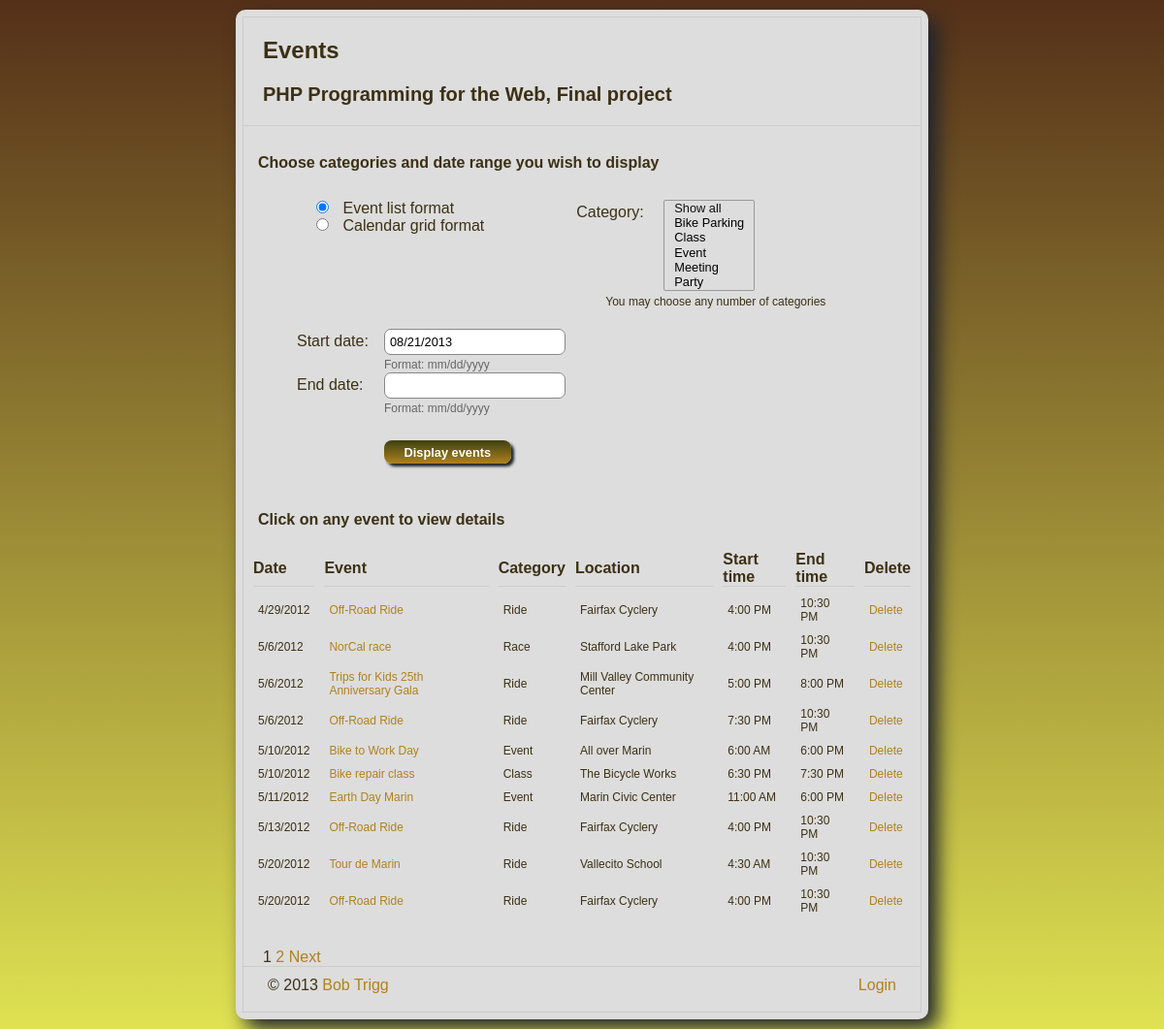
/list_events.php, run on the app's committed database.
### tables this page shows
CREATE TABLE IF NOT EXISTS `events` (
  `event_id` smallint(5) unsigned NOT NULL AUTO_INCREMENT,
  `cat_id` smallint(6) NOT NULL,
  `event_name` varchar(40) NOT NULL,
  `description` varchar(400) DEFAULT NULL,
  `event_date` date NOT NULL,
  `location` varchar(60) NOT NULL,
  `address` varchar(60) DEFAULT NULL,
  `city` varchar(25) DEFAULT NULL,
  `state` char(2) DEFAULT NULL,
  `start_time` time DEFAULT NULL,
  `end_time` time DEFAULT NULL,
  PRIMARY KEY (`event_id`),
  KEY `event_date` (`event_date`)
);

CREATE TABLE IF NOT EXISTS `category` (
  `cat_id` smallint(5) unsigned NOT NULL AUTO_INCREMENT,
  `cat_name` varchar(20) NOT NULL,
  PRIMARY KEY (`cat_id`),
  UNIQUE KEY `cat_name` (`cat_name`)
);

### includes/db_functions.inc.php (called while the page is built, shortened)
<?php
function return_resource($dbc, $query_string) {
	$user_resource = mysqli_query($dbc, $query_string);
	if ($user_resource) {
		return mysqli_fetch_array($user_resource);
	} else {
		return false;
	}
}
function get_num_rows($dbc, $table_name, $where_clause=NULL) {
		$query_string = "SELECT count(*) " .
						" FROM $table_name ";
		$return_array = return_resource($dbc, $query_string);
		return $return_array[0];
	}
function get_list($dbc, $table_name, $start_rec = 1, $num_rows = ROWS_PER_PAGE, $sort_field = NULL, $join_clause = NULL, $where_clause=NULL) {
		$query_string = "SELECT * FROM $table_name ";
		if (!is_null($join_clause)) {
			$query_string .= " " . $join_clause . " ";
		}
		if (!is_null($where_clause)) {
			$query_string .= " " . $where_clause . " ";
		}
		if (!is_null($sort_field)) {
			$query_string .= " ORDER BY $sort_field ";
		}
		$query_string .= " LIMIT $start_rec, $num_rows ";
		return mysqli_query($dbc, $query_string);
	}
?>

### includes/check_access_level.inc.php (called while the page is built, shortened)
<?php
$is_admin = false;
$is_editor = false;
?>

### includes/set_page_vars.inc.php (called while the page is built)
<?php
if ($total_num_rows > ROWS_PER_PAGE) {
	$start_rec = (($page_num - 1) * ROWS_PER_PAGE);
	$num_page_rows = min(($total_num_rows - $start_rec), ROWS_PER_PAGE);
} else {
	$start_rec = 0;
	$num_page_rows = $total_num_rows;
}
?>

### includes/functions.inc.php (called while the page is built, shortened)
<?php
function display_date($date) {
	list($year,$month,$day) = explode('-',$date);
	$month = (int) $month;
	$day = (int) $day;
	return $month . "/" . $day . "/" . $year;
}
function display_time($time) {
	list($hour,$minute,$second) = explode(':',$time);
	$am_pm = ($hour >= 12) ? 'PM' : 'AM';
	$hour = $hour > 12 ? $hour -12 : $hour;
	if ($hour < 10 && strlen($hour) > 1) {
		$hour = substr($hour, 1,1);
	}
	$display_time = $hour . ":" . $minute . " " . $am_pm;
	return $display_time;
}
?>

### list_events.php (the view, shortened to what this page needs)
<?php
include('includes/check_access_level.inc.php');
require_once('includes/db_functions.inc.php');
require_once('includes/functions.inc.php');
$where_clause = '';
$header_title = 'Events';
$header_subtitle = 'PHP Programming for the Web, Final project';
include('includes/header.inc.php');
if (isset($_GET['page_num'])) {
	$page_num = $_GET['page_num'];
} else {
	$page_num = 1;
}
$start_date = date('m/d/Y');
$end_date = '';
$total_num_rows = get_num_rows($dbc, 'events');
require_once('includes/set_page_vars.inc.php');
$join_clause = "INNER JOIN category USING (cat_id)";
$row_resource = get_list($dbc, 'events', $start_rec, $num_page_rows, 'event_date ASC, start_time ASC', $join_clause, $where_clause);
?>
<h3>Choose categories and date range you wish to display</h3>
<form name="event_selector" id="event_selector" method="POST" action="list_events.php">
	<p class="formats">
		<input type="radio" name="format" value="list" checked /> Event list format<br />
		<input type="radio" name="format" value="grid" /> Calendar grid format<br />
	</p>
	<p class="event_selector">
		<span class="label" style="width:100px;"><label for="cat_select">Category:&nbsp;&nbsp;&nbsp;</label></span>
		<select multiple size="<?php echo min(6, $num_cats = get_num_rows($dbc,'category')); ?>" name="cat_select[]">
			<option value="0" selected>Show all</option>
			<?php
				$cat_list = get_list($dbc, 'category', 0, $num_cats, 'cat_name');
				while ($event = mysqli_fetch_array($cat_list)) {
					echo '<option value="' . $event['cat_id'] . '">' . $event['cat_name'] . '</option>\\n';
				}
			?>
		</select>
		<br><span style="font-size:75%;padding-left:40px;">You may choose any number of categories</span>
	</p>
	<p class="event_selector"">
		<label for="start_date">Start date:</label>
		<input name="start_date" type="text" id="start_date" size="15" maxlength="15" value="<?php echo $start_date; ?>">
		<br><span class="instruction">Format: mm/dd/yyyy</span>
	<br>
		<label for="end_date">End date:</label>
		<input name="end_date" type="text" id="end_date" size="15" maxlength="15" value="<?php echo $end_date; ?>">
		<br><span class="instruction">Format: mm/dd/yyyy</span>
	</p>
	<p><input type="submit" name="submit" value="Display events" /></p>
</form>
<h3>Click on any event to <?php echo $is_editor?'edit':'view'; ?> details</h3>
<table id="datatable" width="100%" cellspacing="10" cellpadding="0" border="0">
  <tr>
	<th width="30px">Date</th>
    <th>Event</th>
	<th>Category</th>
	<th>Location</th>
	<th>Start time</th>
	<th>End time</th>
	<th>Delete</th>
  </tr>
<?php
while ($event = mysqli_fetch_array($row_resource)) {
	echo "  <tr>\n";
	echo "    <td>" . display_date($event['event_date']) . "</td>\n";
	echo "    <td><a href=\"edit_event.php?id=" . $event['event_id'] . "\">" . $event['event_name'] . "</a></td>\n";
	echo "    <td>" . $event['cat_name'] . "</td>\n";
	echo "    <td>" . $event['location'] . "</td>\n";
	echo "    <td>" . display_time($event['start_time']) . "</td>\n";
	echo "    <td>" . display_time($event['end_time']) . "</td>\n";
		echo "    <td><a href=\"delete_event.php?id=" . $event['event_id'] . "\">Delete</a></td>\n";
	echo "  </tr>\n\n";
}
?>
</table>
<?php
$this_page_name = 'list_events';
include('includes/pagination.inc.php');
include('includes/footer.inc.php');
?>

### includes/header.inc.php (shortened to what this page needs)
<!DOCTYPE HTML>
<html>
<head>
<link href="css/style.css" rel="stylesheet" type="text/css">
<link href="css/form.css" rel="stylesheet" type="text/css">
</head>
<body>
<div id="wrapper">
	<div id="header">
		<h1><?php echo $header_title; ?></h1>
		<h2><?php echo $header_subtitle; ?></h2>
	</div>
	<div id="content">

### includes/pagination.inc.php (shortened to what this page needs)
<?php
if ($total_num_rows > ROWS_PER_PAGE) {
	echo "<p>";
	$num_pages = ceil( (float) $total_num_rows / (float) ROWS_PER_PAGE);
	for ($page = 1; $page <= $num_pages; $page++) {
		if ($page != $page_num) {
			echo "<a href=\"" . $this_page_name . ".php?page_num=$page\"> $page</a>";
		} else {
			echo " $page";
			}
		}
	if ($page_num != $num_pages) {
		echo "<a href=\"" . $this_page_name . ".php?page_num=" . ($page_num + 1) . "\"> Next</a>";
	}
	echo "</p>";
}
?>

### includes/footer.inc.php (shortened to what this page needs)
	</div>
	<div id="footer">
		<p style="float:left;padding-left:25px;">&copy;  <?php echo date("Y",time());?> <a href="http://www.bobtrigg.com">Bob Trigg</a></p>
		<p class="admin">
		<?php
			if (isset($is_admin) && $is_admin) {
				echo "<a href=\"list_users.php\">Users</a></p>\n";
			} else {
				echo "<a href=\"login.php\">Login</a></p>\n";
			}
		?>
	</div>
</div>
</body>
</html>

### css/style.css (style rules this page uses)
* { border:0; margin:0; padding:0; }
a { color:#B0811C; text-decoration:none; }
body { color:#3c3014; background: #F5F0BC url(../images/BlueSwirls.gif); font-family: Calibri, Verdana, Arial, sans-serif; font-size: 100%; }
#wrapper { height:auto; margin:20px auto; padding:7px; width:752px; }
#header { border: solid 1px #ccc; }
h1,h2,h3,h4 { font-family: Calibri, "Trebuchet MS", Arial, Helvetica, sans-serif; }
h3 { font-size: 100%; line-height:1.6em; padding: 25px 0 5px 15px; }
#header h1 { font-size:150%; text-align:left; padding:20px; }
#header h2 { font-size:125%; text-align:left; padding:0 20px 20px 20px; }
#content { border-right: solid #ccc 1px; border-left: solid #ccc 1px; }
#content p { padding:20px 20px 0 20px; }
#content form { padding: 10px 0; }
#content form p { padding: 10px 0 10px 45px; }
form input , form textarea, form select { position:relative; right:-100px; border: 1px #999 solid; font-family: Calibri, Verdana, Arial, sans-serif; font-size: 80%; }
form input[type=radio] { position:relative; right:10px; }
form select option { padding: 0 10px; }
.instruction { color: #666; padding-left: 100px; font-size: 75%; }
.formats { float: left; padding-top: 30px; font-size: 100%; margin:0 40px; }
.event_selector { float:left; padding: 5px 10px; }
#datatable { margin: 5px auto; }
#datatable th { text-align: left; font-weight: bold; border-bottom: 1px solid #ccc; }
#datatable td { font-size: 75%; padding: 0 5px; }
#footer { height:1.6em; border:1px solid #ccc; padding:10px 0; }
#footer .admin { float: right; padding-right: 25px; text-align: right; }

### css/form.css (style rules this page uses)
form * { background:transparent; }
input[type=text], input[type=password],input[type=submit],input[type=email], input[type=url],input[type=tel],input[type=number], input[type=datetime],textarea,button { -webkit-appearance:none; -moz-appearance:none; border:none; background:white; -webkit-border-radius:0; -moz-border-radius:0; border-radius:0; padding:5px; margin:0; }
body { background: #dfe252; background: -webkit-linear-gradient(#543019,#dfe252) no-repeat, #dfe252; background: -moz-linear-gradient(#543019,#dfe252) no-repeat, #dfe252; background: -ms-linear-gradient(#543019,#dfe252) no-repeat, #dfe252; background: -o-linear-gradient(#543019,#dfe252) no-repeat, #dfe252; background: linear-gradient(#543019,#dfe252) no-repeat, #dfe252; filter: progid:DXImageTransform.Microsoft.gradient( startColorstr='#543019',endColorstr='#dfe252',GradientType=0 ); }
#wrapper { width:960px; width:80%; margin:10px auto; max-width:700px; min-width:300px; background: #ddd; -webkit-border-radius:10px; -moz-border-radius:10px; border-radius:10px; -webkit-box-shadow: 10px 10px 20px #20242c; -moz-box-shadow: 10px 10px 20px #20242c; box-shadow: 10px 10px 20px #20242c; }
#wrapper h1 { color: #3c3014; padding-right:163px; }
label { position:absolute; line-height:1.6em; margin-left:10px; }
input[type="text"],input[type="email"],input[type="password"] { width:200px; width:50%; min-width:175px; border:1px solid #888; -webkit-border-radius:7px; -moz-border-radius:7px; border-radius:7px; }
input[type=submit] { width:80px; width:20%; min-width:100px; height:24px; margin-right:10px; margin-top:5px; padding-bottom:5px; border:0; color:#fff; font-weight:bold; cursor:pointer; background: #3c4112; background: -webkit-linear-gradient(#3c4112,#B0811C); background: -moz-linear-gradient(#3c4112,#B0811C); background: -ms-linear-gradient(#3c4112,#B0811C); background: -o-linear-gradient(#3c4112,#B0811C); background: linear-gradient(#3c4112,#B0811C); filter: progid:DXImageTransform.Micros oft.gradient( startColorstr='#3c4112',endColorstr='#B0811C',GradientType=0 ); -webkit-border-radius:8px; -moz-border-radius:8px; border-radius:8px; -webkit-box-shadow: 3px 3px 3px #20242c; -moz-box-shadow: 3px 3px 3px #20242c; box-shadow: 3px 3px 3px #20242c; }

### data on the page
events: event_date "4/29/2012", event_name "Off-Road Ride", cat.cat_name "Ride", location "Fairfax Cyclery", start_time "4:00 PM", end_time "10:30 PM"
events: event_date "5/6/2012", event_name "NorCal race", cat.cat_name "Race", location "Stafford Lake Park", start_time "4:00 PM", end_time "10:30 PM"
events: event_date "5/6/2012", event_name "Trips for Kids 25th Anniversary Gala", cat.cat_name "Ride", location "Mill Valley Community Center", start_time "5:00 PM", end_time "8:00 PM"
events: event_date "5/6/2012", event_name "Off-Road Ride", cat.cat_name "Ride", location "Fairfax Cyclery", start_time "7:30 PM", end_time "10:30 PM"
events: event_date "5/10/2012", event_name "Bike to Work Day", cat.cat_name "Event", location "All over Marin", start_time "6:00 AM", end_time "6:00 PM"
events: event_date "5/10/2012", event_name "Bike repair class", cat.cat_name "Class", location "The Bicycle Works", start_time "6:30 PM", end_time "7:30 PM"
events: event_date "5/11/2012", event_name "Earth Day Marin", cat.cat_name "Event", location "Marin Civic Center", start_time "11:00 AM", end_time "6:00 PM"
events: event_date "5/13/2012", event_name "Off-Road Ride", cat.cat_name "Ride", location "Fairfax Cyclery", start_time "4:00 PM", end_time "10:30 PM"
events: event_date "5/20/2012", event_name "Tour de Marin", cat.cat_name "Ride", location "Vallecito School", start_time "4:30 AM", end_time "10:30 PM"
events: event_date "5/20/2012", event_name "Off-Road Ride", cat.cat_name "Ride", location "Fairfax Cyclery", start_time "4:00 PM", end_time "10:30 PM"

### other printed values
$header_title "Events"
$header_subtitle "PHP Programming for the Web, Final project"
